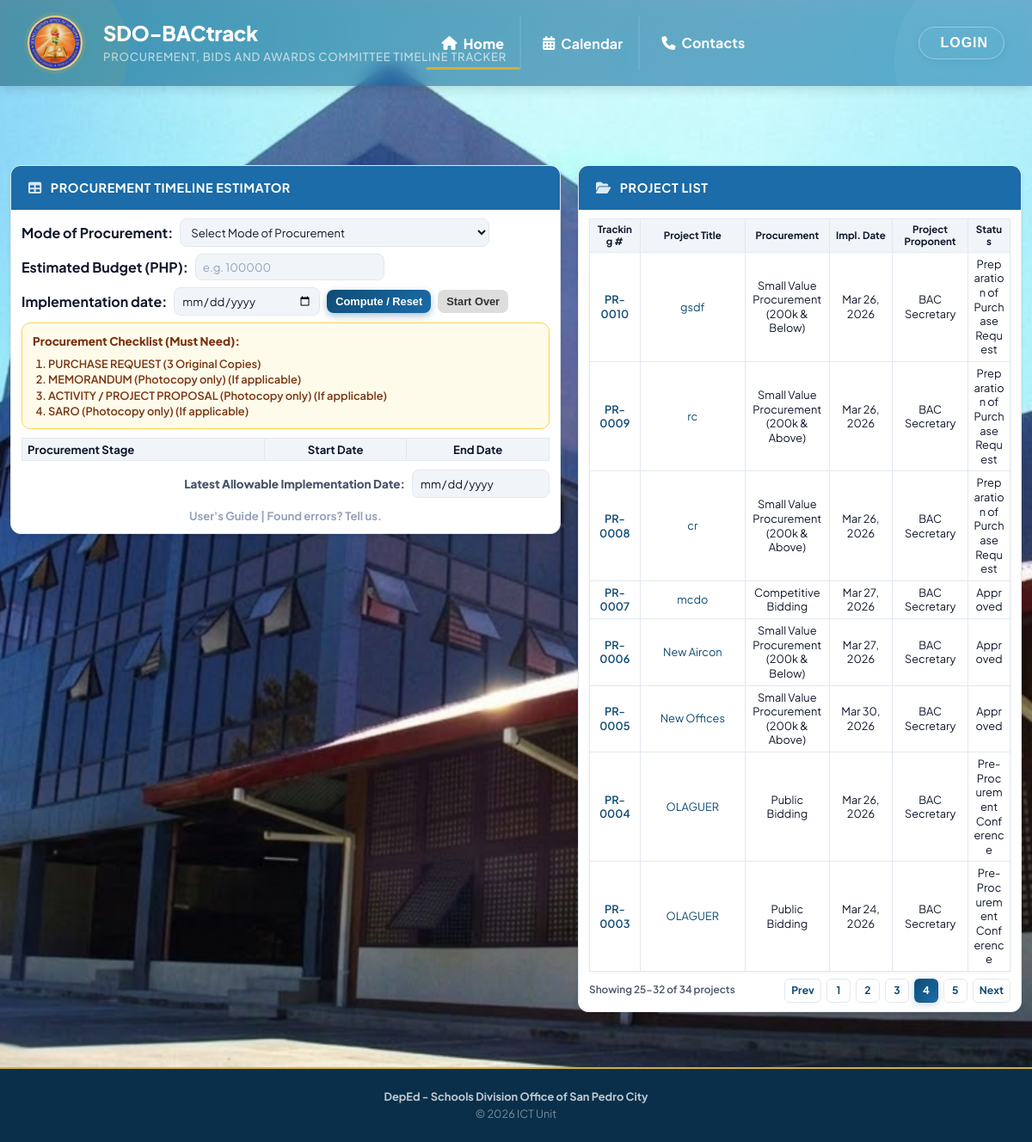
The page /admin/landing.php?page=4 on the database its author committed.
### tables this page shows
CREATE TABLE `projects` (
  `id` int(11) NOT NULL,
  `title` varchar(255) NOT NULL,
  `bactrack_id` varchar(32) DEFAULT NULL,
  `description` text DEFAULT NULL,
  `procurement_type` varchar(50) NOT NULL DEFAULT 'PUBLIC_BIDDING',
  `project_start_date` date DEFAULT NULL,
  `approved_budget` decimal(15,2) DEFAULT NULL,
  `project_owner_name` varchar(255) DEFAULT NULL,
  `created_by` int(11) NOT NULL,
  `approval_status` enum('DRAFT','PENDING_APPROVAL','APPROVED','REJECTED') NOT NULL DEFAULT 'APPROVED',
  `rejection_remarks` text DEFAULT NULL,
  `rejected_by` int(11) DEFAULT NULL,
  `rejected_at` timestamp NULL DEFAULT NULL,
  `created_at` timestamp NOT NULL DEFAULT current_timestamp(),
  `updated_at` timestamp NOT NULL DEFAULT current_timestamp() ON UPDATE current_timestamp()
);

### admin/landing.php (the view, shortened to what the rows shown need)
<!DOCTYPE html>
<html lang="en">
<head>
    <link rel="stylesheet" href="https://cdnjs.cloudflare.com/ajax/libs/font-awesome/6.5.1/css/all.min.css">
    <link href="https://cdn.jsdelivr.net/npm/fullcalendar@6.1.10/index.global.min.css" rel="stylesheet">
</head>
<body>
    <header class="site-header">
        <div class="header-inner">
            <div class="header-text-group">
                <h1><?php echo APP_NAME; ?></h1>
            </div>
        </div>
    </header>
    <main class="main-content">
        <div class="content-wrap">
            <section id="landing-home-panel" class="landing-tab-panel active" role="tabpanel" aria-labelledby="landing-home-tab">
            <div class="top-panels-fullwidth">
            <div class="top-panels">
            <div class="data-card estimator-card">
                <div class="card-body">
                    <table style="width:100%;border-collapse:collapse;">
                        <thead>
                            <tr style="background:var(--bg-secondary);">
                                <th style="padding:5px 6px;border:1px solid var(--border-color);width:46%;text-align:left;">Procurement Stage</th>
                                <th style="padding:5px 6px;border:1px solid var(--border-color);width:27%;">Start Date</th>
                                <th style="padding:5px 6px;border:1px solid var(--border-color);width:27%;">End Date</th>
                            </tr>
                        </thead>
                    </table>
                </div>
            </div>
            <?php
            require_once __DIR__ . '/../models/Project.php';
            $projectModel = new Project();
            $allProjects = $projectModel->getAll([]);
            $projectsPerPage = 8;
            $currentPage = isset($_GET['page']) ? (int) $_GET['page'] : 1;
            $offset = ($currentPage - 1) * $projectsPerPage;
            $projects = array_slice($allProjects, $offset, $projectsPerPage);
            ?>
            <div class="data-card projects-card">
                <div class="card-body">
                <?php if (empty($projects)): ?>
                    <div class="empty-state compact-empty" style="text-align:center;">
                        <div class="empty-icon" style="color:var(--text-muted);"><i class="fas fa-folder-plus"></i></div>
                        <h3>No projects found</h3>
                        <p style="color:var(--text-muted);">No BAC projects have been created yet.</p>
                    </div>
                <?php else: ?>
                    <div class="table-responsive">
                        <table class="data-table projects-table">
                            <colgroup>
                            </colgroup>
                            <thead>
                                <tr>
                                    <th title="Tracking Number">Tracking #</th>
                                    <th title="Project Title">Project Title</th>
                                    <th title="Mode of Procurement">Procurement</th>
                                    <th title="Implementation Date">Impl. Date</th>
                                    <th title="Project Proponent">Project Proponent</th>
                                    <th title="Status">Status</th>
                                </tr>
                            </thead>
                            <tbody>
                                <?php foreach ($projects as $project): ?>
                                <?php
                                    $procTypeKey = $project['procurement_type'] ?? '';
                                    $procTypeLabel = PROCUREMENT_TYPES[$procTypeKey] ?? $procTypeKey;
                                    $rawStatus = !empty($project['timeline_status'])
                                        ? $project['timeline_status']
                                        : ($project['approval_status'] ?? 'APPROVED');
                                    $statusText = (string)$rawStatus;
                                    if (preg_match('/^Step\s+\d+\s*:\s*(.+?)(?:\s*\([A-Z_]+\))?$/i', $statusText, $matches)) {
                                        $statusText = trim($matches[1]);
                                    } elseif (preg_match('/^[A-Z_]+$/', $statusText)) {
                                        $statusText = ucwords(strtolower(str_replace('_', ' ', $statusText)));
                                    }
                                    $implementationDate = !empty($project['project_start_date'])
                                        ? date('M d, Y', strtotime($project['project_start_date']))
                                        : 'Not set';
                                    $projectOwner = !empty($project['creator_name'])
                                        ? $project['creator_name']
                                        : 'Unassigned';
                                ?>
                                <tr class="project-row">
                                    <td class="projects-td-tracking">
                                        <button
                                            type="button"
                                            class="project-open-link tracking-number-link"
                                            onclick="openBacProcessModal(<?php echo (int)$project['id']; ?>, <?php echo htmlspecialchars(json_encode($project['title']), ENT_QUOTES, 'UTF-8'); ?>, <?php echo htmlspecialchars(json_encode($project['description'] ?? ''), ENT_QUOTES, 'UTF-8'); ?>);"
                                            aria-label="Open BAC process for project <?php echo (int)$project['id']; ?>"
                                        >
                                            <?php echo htmlspecialchars($project['bactrack_id'] ?? sprintf('PR-%04d', $project['id'])); ?>
                                        </button>
                                    </td>
                                    <td>
                                        <button
                                            type="button"
                                            class="project-open-link"
                                            onclick="openBacProcessModal(<?php echo (int)$project['id']; ?>, <?php echo htmlspecialchars(json_encode($project['title']), ENT_QUOTES, 'UTF-8'); ?>, <?php echo htmlspecialchars(json_encode($project['description'] ?? ''), ENT_QUOTES, 'UTF-8'); ?>);"
                                        >
                                            <?php echo htmlspecialchars($project['title']); ?>
                                        </button>
                                    </td>
                                    <td><?php echo htmlspecialchars($procTypeLabel); ?></td>
                                    <td><?php echo htmlspecialchars($implementationDate); ?></td>
                                    <td><?php echo htmlspecialchars($projectOwner); ?></td>
                                    <td><?php echo htmlspecialchars($statusText); ?></td>
                                </tr>
                                <?php endforeach; ?>
                            </tbody>
                        </table>
                    </div>
                <?php endif; ?>
                </div>
            </div>
            </div>
            </div>
            </section>
        </div>
    </main>
</body>
</html>

### rows shown on the page
projects: bactrack+id "PR-0010", title "gsdf", procurement_type "Small Value Procurement (200k & Below)", project_start_date "Mar 26, 2026", projectOwner "BAC Secretary", statusText "Preparation of Purchase Request"
projects: bactrack+id "PR-0009", title "rc", procurement_type "Small Value Procurement (200k & Above)", project_start_date "Mar 26, 2026", projectOwner "BAC Secretary", statusText "Preparation of Purchase Request"
projects: bactrack+id "PR-0008", title "cr", procurement_type "Small Value Procurement (200k & Above)", project_start_date "Mar 26, 2026", projectOwner "BAC Secretary", statusText "Preparation of Purchase Request"
projects: bactrack+id "PR-0007", title "mcdo", procurement_type "Competitive Bidding", project_start_date "Mar 27, 2026", projectOwner "BAC Secretary", approval_status "Approved"
projects: bactrack+id "PR-0006", title "New Aircon", procurement_type "Small Value Procurement (200k & Below)", project_start_date "Mar 27, 2026", projectOwner "BAC Secretary", approval_status "Approved"
projects: bactrack+id "PR-0005", title "New Offices", procurement_type "Small Value Procurement (200k & Above)", project_start_date "Mar 30, 2026", projectOwner "BAC Secretary", approval_status "Approved"
projects: bactrack+id "PR-0004", title "OLAGUER", procurement_type "Public Bidding", project_start_date "Mar 26, 2026", projectOwner "BAC Secretary", statusText "Pre-Procurement Conference"
projects: bactrack+id "PR-0003", title "OLAGUER", procurement_type "Public Bidding", project_start_date "Mar 24, 2026", projectOwner "BAC Secretary", statusText "Pre-Procurement Conference"

### other values the page prints
APP_NAME "SDO-BACtrack"
APP_SUBTITLE "PROCUREMENT, BIDS AND AWARDS COMMITTEE TIMELINE TRACKER"
$startRow "25"
$endRow "32"
$totalProjects "34"
